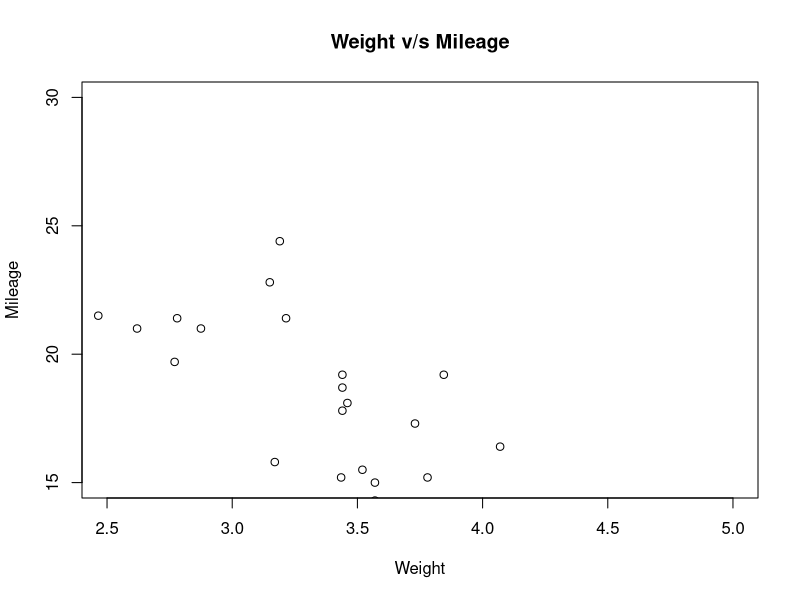
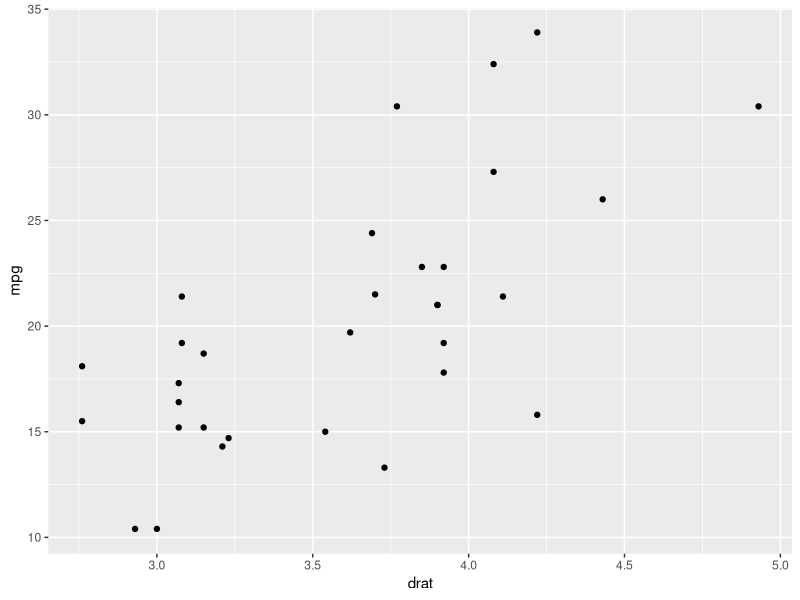
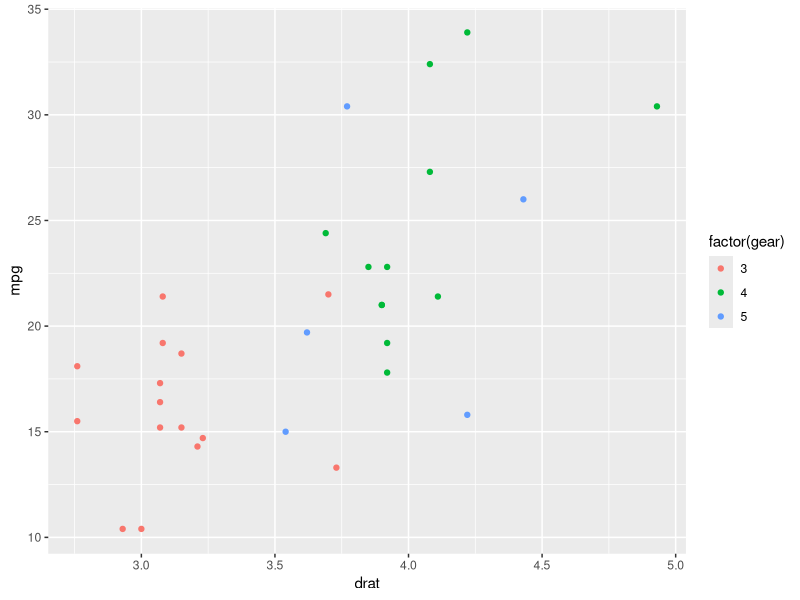

Write the R code that produced these figures, in order.
# Scatterplots
# The scatter plots are used to compare variables.

# A comparison between variables is required when we need to
# define how much one variable is affected by another variable.
# In a scatterplot, the data is represented as a collection of
# points. Each point on the scatterplot defines the values of
# the two variables. One variable is selected for the vertical
# axis and other for the horizontal axis.

# In R, there are two ways of creating scatterplot, i.e.,
# using plot() function and using the ggplot2 packages functions.

#Syntax: plot(x, y, main, xlab, ylab, xlim,ylim,axes)

#X: This parameter represents the dataset whose values serve as the horizontal coordinates 
#on the graph.
#y: It corresponds to the dataset whose values determine the vertical coordinates.
#main: The title of the graph.
#xlab: The label for the horizontal axis.
#ylab: The label for the vertical axis.
#xlim: Specifies the limits of the x-values used for plotting.
#ylim: Indicates the limits of values for the y-axis used for plotting.
#axes: Determines whether both axes should be drawn on the plot.

View(mtcars) #mtcars is a R predefined Data set
dim(mtcars)
names(mtcars)
#fetch 2 columns from mtcars
data<- mtcars[,c('wt','mpg')]
View(data)

#plotting cars from chart for cars with weight
#between 2.5 to 5 and mileage between 15 and 30

plot(x=data$wt,y=data$mpg,xlab = "Weight",ylab = "Mileage",
     xlim=c(2.5,5),ylim = c(15,30),
     main = "Weight v/s Mileage")

#scatter plot using ggplot package
library("ggplot2")

# the ggplot2 package provides ggplot() and geom_plot()
# for creating a scatterplot. the ggplot() takes a series of the
# input item. the first parameter is an input vector and the 2nd 
# is the aes() in which we add the x axis and y axis.

#plotting using ggplot and geom_point
ggplot(mtcars,aes(x = drat,y= mpg))+geom_point()

#The aes() inside the geom_point() controls the
#color of th group

ggplot(mtcars,aes(x=drat,y=mpg))+geom_point(aes(color=factor(gear)))

names(mtcars)


